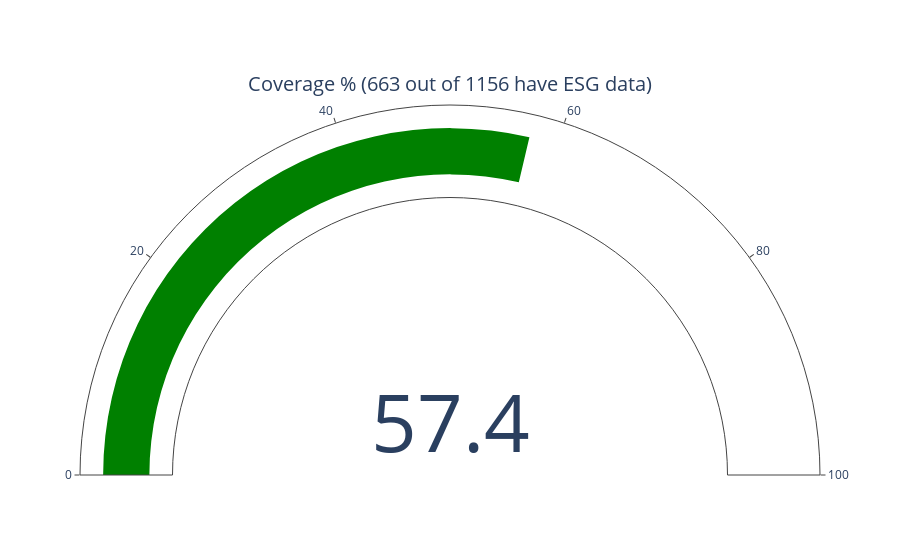

The notebook cell saved with this chart:
### Code cell
total = len(allHoldings)
covered = len(mdf['ESGParent'].dropna())
coverage = (covered / total) * 100
fig = go.Figure(go.Indicator(
    mode = "gauge+number",
    value = coverage,
    domain = {'x': [0, 1], 'y': [0, 1]},
    title = {'text': 'Coverage % ({} out of {} have ESG data)'.format(covered, total) },
    gauge = {'axis': {'range': [None, 100]}}))

fig.show()

### Figure 1 — Plotly figure (JSON) as saved in the notebook; plotly's stock layout.template omitted (floating-point values rounded to 4 significant figures)
{"data": [{"domain": {"x": [0, 1], "y": [0, 1]}, "gauge": {"axis": {"range": [null, 100]}}, "mode": "gauge+number", "title": {"text": "Coverage % (663 out of 1156 have ESG data)"}, "type": "indicator", "value": 57.35}], "layout": {}}
